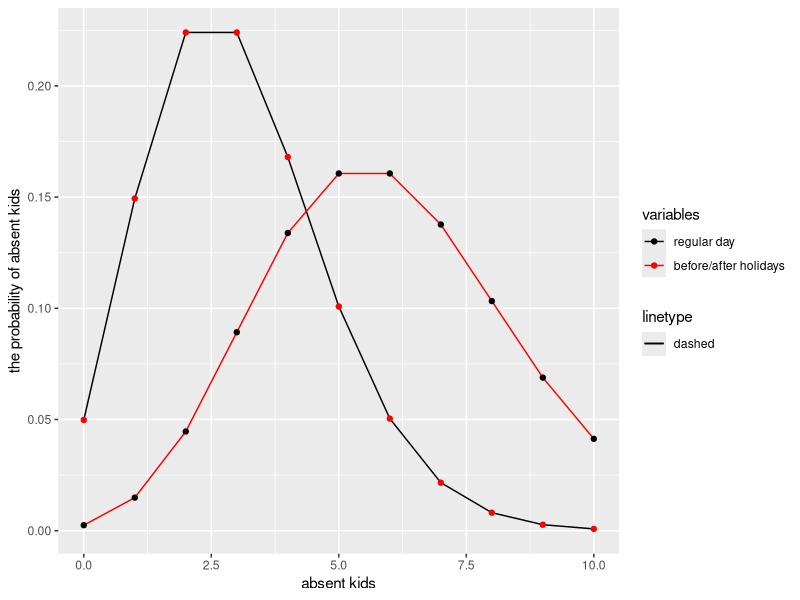
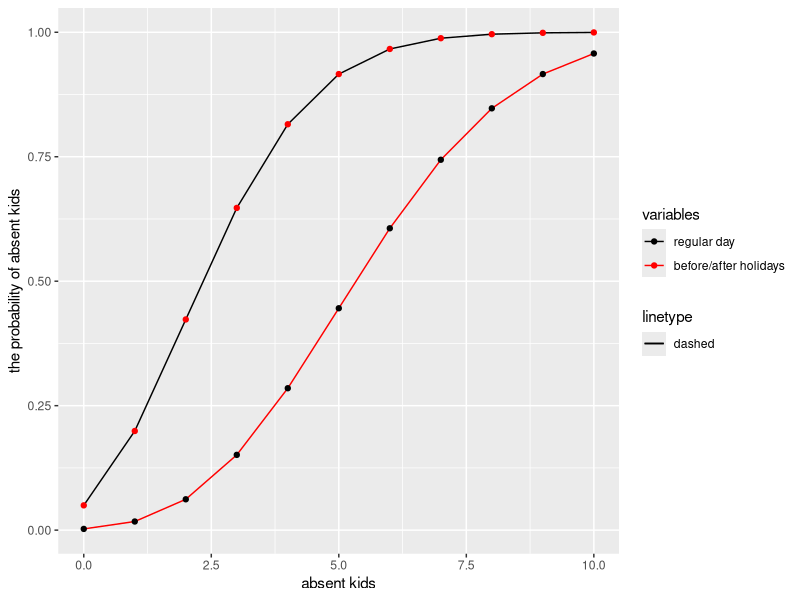

The R script that drew these images, in order:
#Data suggest that on average 3 kids are absent from
# a kindergarten group every day. The average is 6 one 
# day before/after a holiday.  We choose a day (not holiday)
#  at random. Compute the chance of any number of missing from 0 to 10. 
#  What if the day chosen is either before or after a holiday.
help("dpois")
#calculating the probability of missing children on regular days
#lambda = 3
# k = x (0 to 10)
x= seq(0,10)
x
y = dpois(x, 3)
y
#calculating the probability of missing children on one day before/after holidays
#lambda = 6
# k = x (0 to 10)

x1= x= seq(0,10)
x1
y1 = dpois(x, 6)
y1

library(ggplot2)
dt = as.data.frame(cbind(x, y))
dt2 = as.data.frame(cbind(x1, y1))
grph = ggplot()+
       geom_line(data = dt, aes(x=x, y=y,linetype ="dashed", color = "black"))+
       geom_point(data = dt, aes(x=x, y=y, color="red"))+
       geom_line(data = dt2, aes(x=x1, y=y1,linetype="dashed", color = "red"))+
       geom_point(data = dt2, aes(x=x1, y=y1, color="black"))+
       scale_color_manual(name="variables", labels=c("regular day", "before/after holidays"), values = c("black", "red"))+
       labs(x="absent kids", y="the probability of absent kids")

grph


#cdf
x2= x= seq(0,10)
x2
y2 = ppois(x, 3, lower.tail = TRUE)
y2
# after/before holidays
x3= x= seq(0,10)
x3
y3 = ppois(x, 6, lower.tail = TRUE)
y3

dt3= as.data.frame(cbind(x2, y2))
dt3

dt4= as.data.frame(cbind(x3, y3))
dt4

grph2 = ggplot()+
  geom_line(data = dt3, aes(x=x2, y=y2,linetype ="dashed", color = "black"))+
  geom_point(data = dt3, aes(x=x2, y=y2, color="red"))+
  geom_line(data = dt4, aes(x=x3, y=y3,linetype="dashed", color = "red"))+
  geom_point(data = dt4, aes(x=x3, y=y3, color="black"))+
  scale_color_manual(name="variables", labels=c("regular day", "before/after holidays"), values = c("black", "red"))+
  labs(x="absent kids", y="the probability of absent kids")

grph2
